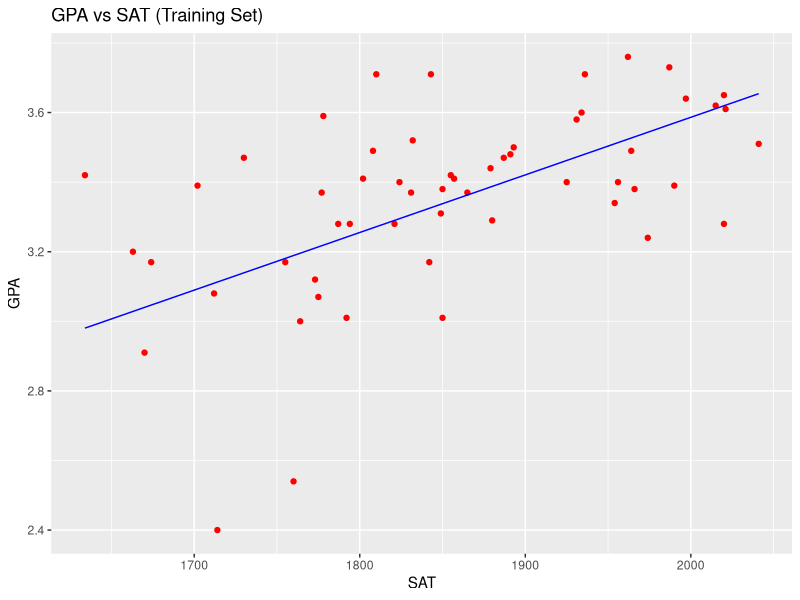
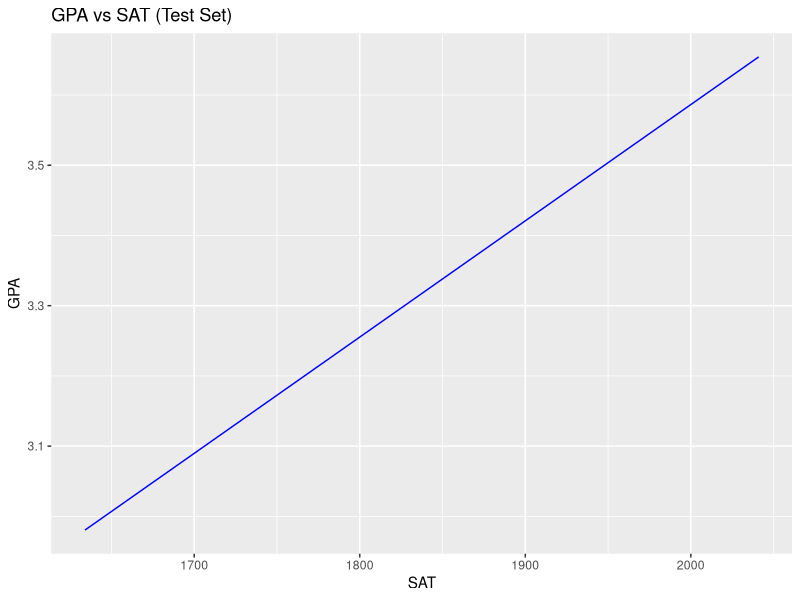

Write R code to recreate these figures, in order.
getwd()
setwd("/Users/jasc/Documents/9no/data-mining-class/unidad-2/practicas")
getwd()

# Importing the dataset
dataset <- read.csv('SAT-SCORES.csv')


library(caTools)
set.seed(123)
split <- sample.split(dataset$Gpa, SplitRatio = 2/3)
training_set <- subset(dataset, split == TRUE)
test_set <- subset(dataset, split == FALSE)

regressor = lm(formula = Gpa ~ Sat,
               data = dataset)
summary(regressor)

y_pred = predict(regressor, newdata = test_set)

library(ggplot2)
ggplot() +
  geom_point(aes(x=training_set$Sat, y=training_set$Gpa),
             color = 'red') +
  geom_line(aes(x = training_set$Sat, y = predict(regressor, newdata = training_set)),
            color = 'blue') +
  ggtitle('GPA vs SAT (Training Set)') +
  xlab('SAT') +
  ylab('GPA')

ggplot() +
  geom_point(aes(x=test_set$YearsExperience, y=test_set$Salary),
             color = 'red') +
  geom_line(aes(x = training_set$Sat, y = predict(regressor, newdata = training_set)),
            color = 'blue') +
  ggtitle('GPA vs SAT (Test Set)') +
  xlab('SAT') +
  ylab('GPA')
